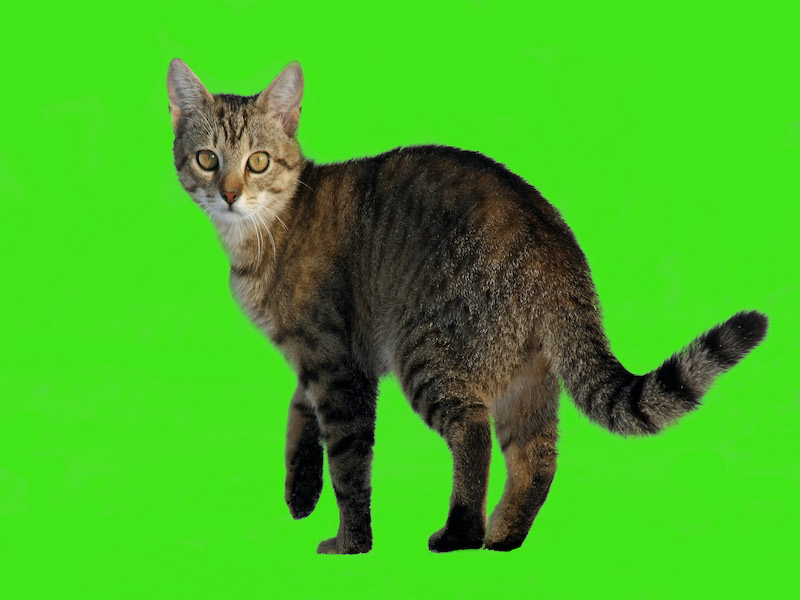
#> input picture Programming Building Blocks/cat.jpg, 800 x 600 px
$ python image_sethbowles.py
#> lines starting #> are read from the running program, lines starting #| are printed output that depends on the picture

import re
import math
from PIL import Image
image_cat = Image.open('cat.jpg')
#> image_cat is the input picture: PIL image 800x600 RGB; mean R, G, B 68, 182.9, 32.4
image_forest = Image.open('forest.jpg')
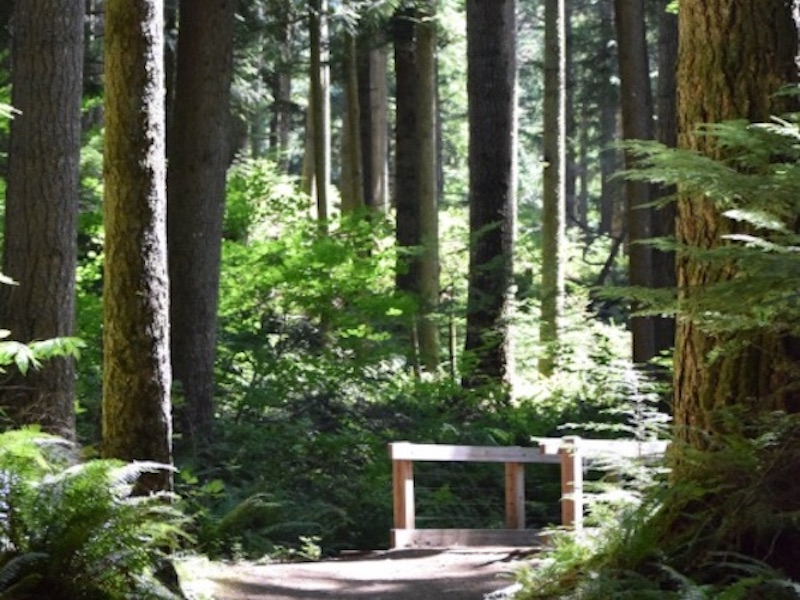
#> input picture Programming Building Blocks/forest.jpg, 800 x 600 px
#> image_forest is the input picture: PIL image 800x600 RGB; mean R, G, B 85, 91.6, 69.2

pixels_cat = image_cat.load()
pixels_forest = image_forest.load()
c_width, c_height = image_cat.size
#> c_width = 800; c_height = 600
print(image_cat.size)
#| (800, 600)
print(image_forest.size)
#| (800, 600)

perc = 0

for y in range(0, c_height):
    for x in range(0, c_width):
        perc += 1;
        # perc_left = f'{((perc / (c_height * c_width)) * 100):.2f}'
        perc_left = (perc / (c_height * c_width)) * 100
        (r, g, b) = pixels_cat[x, y]
        (r, g, b) = pixels_forest[x, y]
        # print(r, g, b, pixels_cat[x, y], f'\% remaining {perc_left}%\r', end = '')
        # print(f'forest RGB: %-3s, %-3s, %-3s; cat RGB: %-15s; \% remaining: %-6s\%.\r'(r, g, b, f'{pixels_cat[x, y]}',f'{perc_left:.2f}'), end = '')
        # print(f'forest RGB: %-3s, %-3s, %-3s; \% remaining: %-6s\%.\r'(r, g, b,perc_left), end = '')
        print(f'forest RGB: {r:>3}, {g:>3}, {b:>3}; % remaining: {perc_left:>6.2f}%.\r', end = '') #Percentage complete of transfer
        """
        r - range 0, 100
        g - range 200, 255
        b - range 0, 80

        """
        # [7 lines of commented-out code are left out]
        if (not (re.search(r"^6\d$",f"{pixels_cat[x,y][0]}" ))) and (not re.search(r"^2[2-3]\d$",f"{pixels_cat[x,y][1]}")) and (not re.search(r"^2\d$",f"{pixels_cat[x,y][2]}")):
            pixels_forest[x, y] = pixels_cat[x, y]
#> after the loop, perc = 480000
print('\ntranspose complete.\n')
image_forest.show()
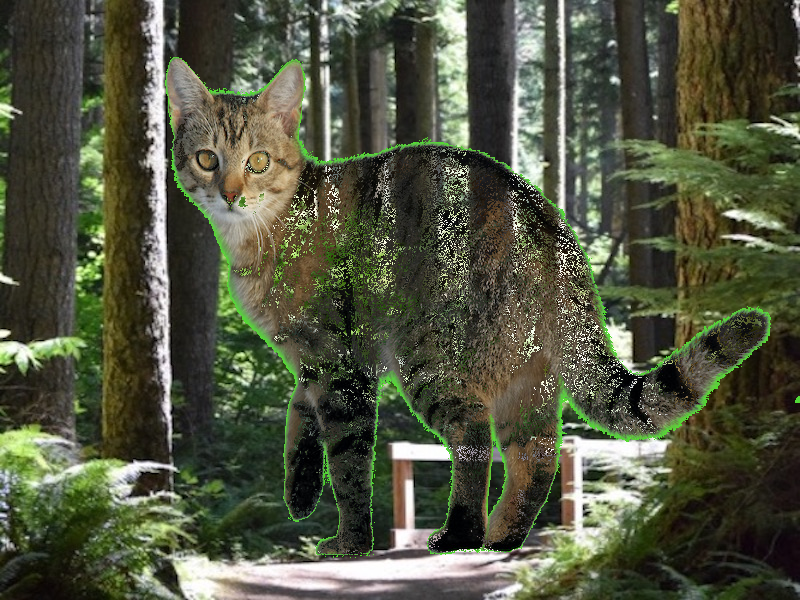
#> shown: PIL image 800x600 RGB; mean R, G, B 80.2, 84.1, 63.4
# [19 lines of commented-out code are left out]
